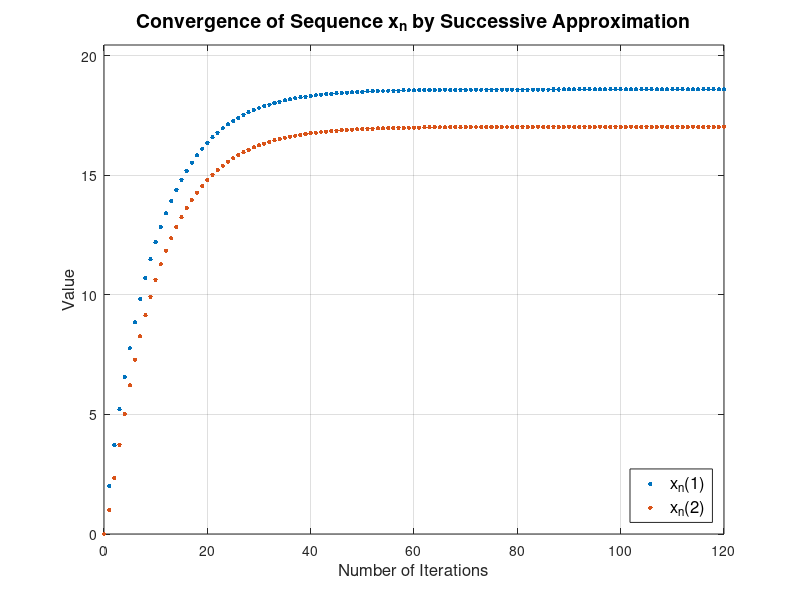

This chart was generated by the following MATLAB code:
%**************************************************************************
%    Tutorial 4. Example of the contraction mapping theorem at work       %
%                 MSc Advanced Economic Theory (ECON0057)                 %
%**************************************************************************

%% 1. Initialization
clear all; close all; clc;

%% 2. Parameters
% Economic Parameters
params.alpha = [2; 1];     % State contingent utilities 
params.beta  = 0.9;        % Discount factor
params.p1    = 0.9;        % Probability of staying in state 1 
params.p2    = 0.5;        % Probability of staying in state 2

% Numerical Parameters
params.maxit = 10000;      % Maximum number of iterations 
params.tol   = 1.0e-5;     % Tolerance
params.print = true;       % Plot option

%% 3. Setup Markov Transition Matrix
% Initialize transition matrix
P = zeros(2, 2);

% Fill in transition probabilities
P(1,1) = params.p1;                
P(2,2) = params.p2;                    
P(1,2) = 1 - params.p1;     % Rows sum up to 1  
P(2,1) = 1 - params.p2;           

%% 4. Direct Solution
% Solve system directly using matrix algebra
x_direct = (eye(2) - params.beta * P) \ params.alpha;

% Display results
fprintf('\nSolution by direct calculation:\n')
disp(x_direct)

%% 5. Iterative Solution
% Initialize
x0 = zeros(2, 1);
x_history = x0;  % Store sequence for visualization

% Start timer
tic;

% Iterate until convergence
for it = 1:params.maxit
    % Calculate next iteration
    x1 = params.alpha + params.beta * P * x0;
    x_history = [x_history, x1];
    
    % Check convergence
    dist = norm(x1 - x0);
    if dist < params.tol
        fprintf('Convergence achieved after %d iterations\n', it)
        break
    elseif it == params.maxit
        warning('Maximum iterations reached without convergence')
    end
    
    % Update guess
    x0 = x1;
end

% End timer
computation_time = toc;

%% 6. Results Display
% Print summary statistics
fprintf('\nSolution by successive approximation:\n')
disp(x1)
fprintf('Computation time: %.2f seconds\n', computation_time)

% Display sequence evolution
fprintf('\nFirst 8 iterations:\n')
disp(x_history(:, 2:min(9, it)))

fprintf('\nLast 8 iterations:\n')
disp(x_history(:, max(1, it-7):it))

%% 7. Visualization
if params.print
    % Create figure with improved styling
    figure('Name', 'Contraction Mapping Convergence', 'Position', [100 100 800 500])
    
    % Plot convergence path
    it_seq = 0:it;
    plot(it_seq, x_history, '.', 'MarkerSize', 10)
    
    % Add labels and title
    xlabel('Number of Iterations', 'FontSize', 12)
    ylabel('Value', 'FontSize', 12)
    title('Convergence of Sequence {x_n} by Successive Approximation', 'FontSize', 14)
    
    % Add legend and grid
    legend({'x_n(1)', 'x_n(2)'}, 'Location', 'southeast', 'FontSize', 12)
    grid on
    
    % Adjust axes for better visualization
    ylim([min(x_history(:))*0.9, max(x_history(:))*1.1])
end